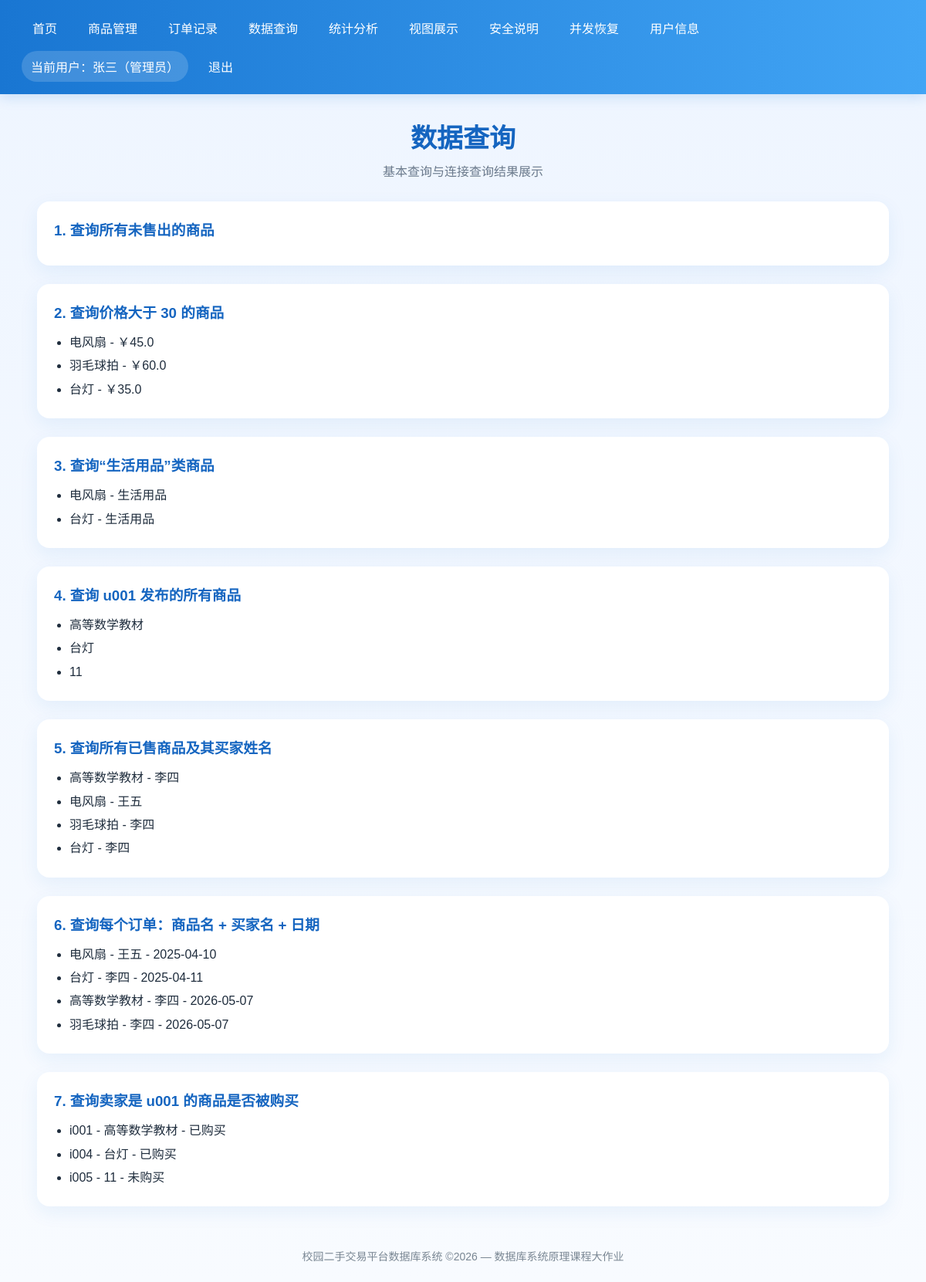
/queries (signed in), run on the app's committed database.
### tables this page shows
CREATE TABLE item (
    item_id TEXT PRIMARY KEY,
    item_name TEXT NOT NULL,
    category TEXT NOT NULL,
    price REAL NOT NULL CHECK(price >= 0),
    seller_id TEXT NOT NULL,
    status INTEGER NOT NULL CHECK(status IN (0, 1)),
    FOREIGN KEY (seller_id) REFERENCES user(user_id)
);

CREATE TABLE user (
    user_id TEXT PRIMARY KEY,
    username TEXT NOT NULL,
    password TEXT NOT NULL,
    gender TEXT NOT NULL,
    phone TEXT NOT NULL,
    role TEXT NOT NULL CHECK(role IN ('admin', 'user'))
);

CREATE TABLE orders (
    order_id TEXT PRIMARY KEY,
    buyer_id TEXT NOT NULL,
    item_id TEXT NOT NULL UNIQUE,
    order_date TEXT NOT NULL,
    FOREIGN KEY (buyer_id) REFERENCES user(user_id),
    FOREIGN KEY (item_id) REFERENCES item(item_id)
);

### app.py (the view)
@app.route("/queries")
@login_required
def queries():
    conn = get_db_connection()
    unsold_items = conn.execute("SELECT * FROM item WHERE status = 0").fetchall()
    price_gt_30 = conn.execute("SELECT * FROM item WHERE price > 30").fetchall()
    daily_items = conn.execute("SELECT * FROM item WHERE category = '生活用品'").fetchall()
    u001_items = conn.execute("SELECT * FROM item WHERE seller_id = 'u001'").fetchall()
    sold_with_buyer = conn.execute("""
        SELECT item.item_name, user.username AS buyer_name
        FROM orders
        JOIN item ON orders.item_id = item.item_id
        JOIN user ON orders.buyer_id = user.user_id
        ORDER BY item.item_id
    """).fetchall()
    order_detail = conn.execute("""
        SELECT item.item_name, user.username AS buyer_name, orders.order_date
        FROM orders
        JOIN item ON orders.item_id = item.item_id
        JOIN user ON orders.buyer_id = user.user_id
        ORDER BY orders.order_id
    """).fetchall()
    seller_u001_purchase = conn.execute("""
        SELECT item.item_id, item.item_name,
               CASE
                   WHEN orders.item_id IS NOT NULL THEN '已购买'
                   ELSE '未购买'
               END AS purchase_status
        FROM item
        LEFT JOIN orders ON item.item_id = orders.item_id
        WHERE item.seller_id = 'u001'
        ORDER BY item.item_id
    """).fetchall()
    conn.close()
    return render_template(
        "queries.html",
        unsold_items=unsold_items,
        price_gt_30=price_gt_30,
        daily_items=daily_items,
        u001_items=u001_items,
        sold_with_buyer=sold_with_buyer,
        order_detail=order_detail,
        seller_u001_purchase=seller_u001_purchase
    )

### app.py (called while the page is built)
def get_db_connection():
    conn = sqlite3.connect(DATABASE)
    conn.row_factory = sqlite3.Row
    conn.execute("PRAGMA foreign_keys = ON")
    return conn

def login_required(f):
    @wraps(f)
    def wrapper(*args, **kwargs):
        if "user_id" not in session:
            flash("请先登录后再访问。")
            return redirect(url_for("login"))
        return f(*args, **kwargs)
    return wrapper

### templates/queries.html (shortened to what this page needs)
{% extends "base.html" %}
{% block content %}
<h1 class="page-title">数据查询</h1>
<p class="page-subtitle">基本查询与连接查询结果展示</p>
<div class="panel">
    <h3 style="color:#1565c0; margin-bottom:12px;">1. 查询所有未售出的商品</h3>
</div>
<div class="panel">
    <h3 style="color:#1565c0; margin-bottom:12px;">2. 查询价格大于 30 的商品</h3>
    <ul>
        {% for item in price_gt_30 %}
        <li>{{ item['item_name'] }} - ￥{{ item['price'] }}</li>
        {% endfor %}
    </ul>
</div>
<div class="panel">
    <h3 style="color:#1565c0; margin-bottom:12px;">3. 查询“生活用品”类商品</h3>
    <ul>
        {% for item in daily_items %}
        <li>{{ item['item_name'] }} - {{ item['category'] }}</li>
        {% endfor %}
    </ul>
</div>
<div class="panel">
    <h3 style="color:#1565c0; margin-bottom:12px;">4. 查询 u001 发布的所有商品</h3>
    <ul>
        {% for item in u001_items %}
        <li>{{ item['item_name'] }}</li>
        {% endfor %}
    </ul>
</div>
<div class="panel">
    <h3 style="color:#1565c0; margin-bottom:12px;">5. 查询所有已售商品及其买家姓名</h3>
    <ul>
        {% for row in sold_with_buyer %}
        <li>{{ row['item_name'] }} - {{ row['buyer_name'] }}</li>
        {% endfor %}
    </ul>
</div>
<div class="panel">
    <h3 style="color:#1565c0; margin-bottom:12px;">6. 查询每个订单：商品名 + 买家名 + 日期</h3>
    <ul>
        {% for row in order_detail %}
        <li>{{ row['item_name'] }} - {{ row['buyer_name'] }} - {{ row['order_date'] }}</li>
        {% endfor %}
    </ul>
</div>
<div class="panel">
    <h3 style="color:#1565c0; margin-bottom:12px;">7. 查询卖家是 u001 的商品是否被购买</h3>
    <ul>
        {% for row in seller_u001_purchase %}
        <li>{{ row['item_id'] }} - {{ row['item_name'] }} - {{ row['purchase_status'] }}</li>
        {% endfor %}
    </ul>
</div>
{% endblock %}

### templates/base.html (style rules this page uses)
* { box-sizing: border-box; margin: 0; padding: 0; font-family: "Microsoft YaHei", Arial, sans-serif; }
body { background: linear-gradient(180deg, #eef5ff 0%, #f8fbff 100%); color: #1f2d3d; }
.page-title { text-align: center; color: #1565c0; font-size: 34px; margin-bottom: 8px; }
.page-subtitle { text-align: center; color: #6b7a8c; margin-bottom: 28px; }
.table-wrap, .panel { background: white; border-radius: 16px; overflow: hidden; box-shadow: 0 8px 24px rgba(25,118,210,0.08); margin-bottom: 24px; }
.panel { padding: 22px; }
ul { padding-left: 20px; line-height: 1.9; }

### data on the page
item: item_name "电风扇", price "45.0", category "生活用品", buyer_name "王五"
item: item_name "羽毛球拍", price "60.0", buyer_name "李四"
item: item_name "台灯", price "35.0", category "生活用品", buyer_name "李四", item_id "i004", purchase_status "已购买"
item: item_name "高等数学教材", buyer_name "李四", item_id "i001", purchase_status "已购买"
item: item_name "11", item_id "i005", purchase_status "未购买"
orders: item_name "电风扇", buyer_name "王五", order_date "2025-04-10"
orders: item_name "台灯", buyer_name "李四", order_date "2025-04-11"
orders: item_name "高等数学教材", buyer_name "李四", order_date "2026-05-07"
orders: item_name "羽毛球拍", buyer_name "李四", order_date "2026-05-07"

### other printed values
{{ session.get("username") }} "张三"
{{ '管理员' if session.get('role') == 'admin' else '普通用户' }} "管理员"
